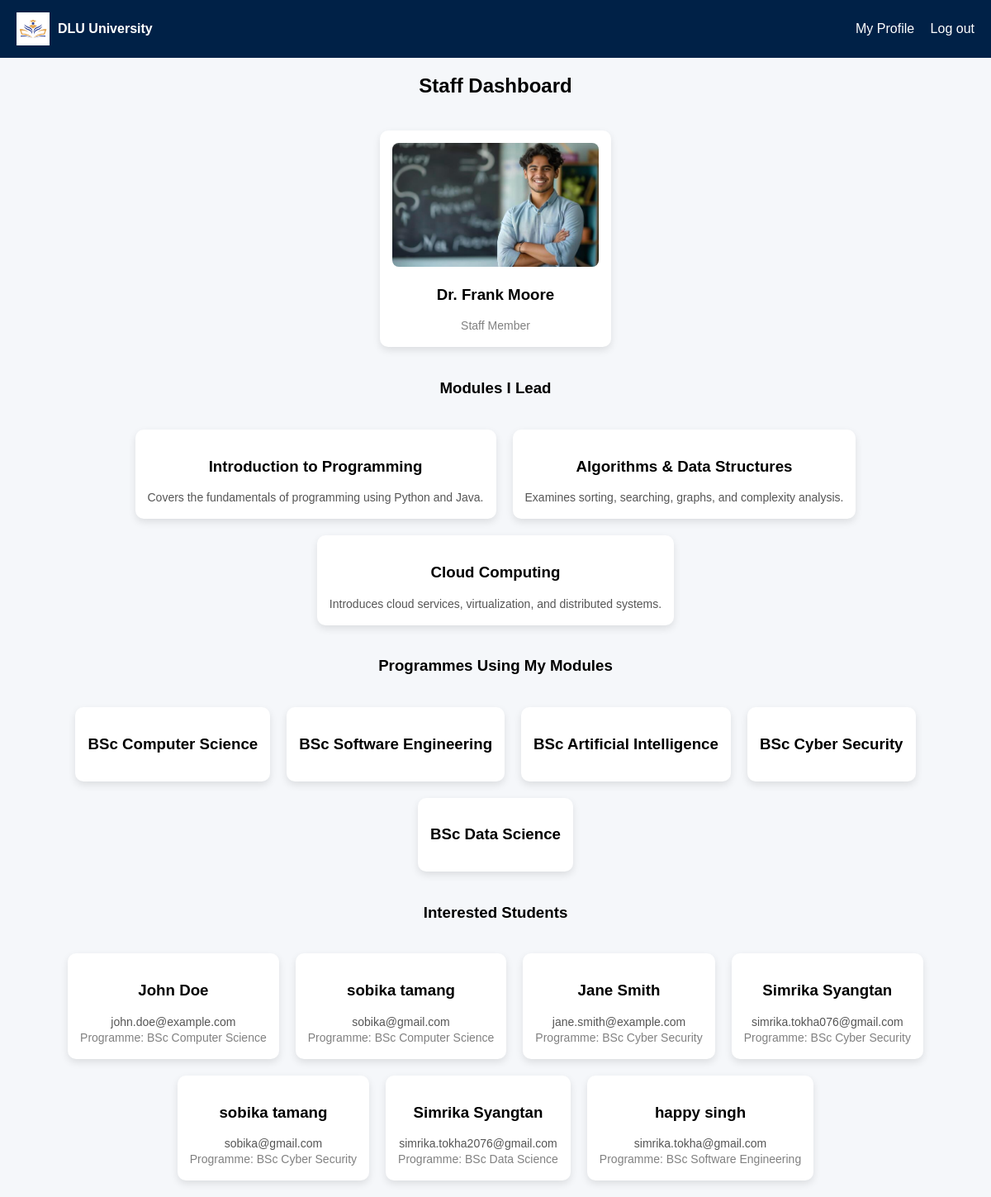
Page /staff/dashboard.php (signed in) on the committed database.
### tables this page shows
CREATE TABLE `staff` (
  `StaffID` int(11) NOT NULL,
  `Name` text NOT NULL,
  `Email` varchar(100) DEFAULT NULL,
  `Password` varchar(255) DEFAULT NULL,
  `Image` varchar(255) DEFAULT NULL
);

CREATE TABLE `modules` (
  `ModuleID` int(11) NOT NULL,
  `ModuleName` text NOT NULL,
  `ModuleLeaderID` int(11) DEFAULT NULL,
  `Description` text DEFAULT NULL,
  `Image` text DEFAULT NULL
);

### staff/dashboard.php (the view, shortened to what this page needs)
<?php
include '../config.php';
$staffID = $_SESSION['staff_id'];
$stmt0 = $conn->prepare("SELECT Name, Image FROM staff WHERE StaffID=?");
$stmt0->bind_param("i", $staffID);
$stmt0->execute();
$staffData = $stmt0->get_result()->fetch_assoc();
$stmt1 = $conn->prepare("
SELECT ModuleName, Description
FROM modules
WHERE ModuleLeaderID = ?
");
$stmt1->bind_param("i", $staffID);
$stmt1->execute();
$modules = $stmt1->get_result();
$stmt2 = $conn->prepare("
SELECT DISTINCT p.ProgrammeName
FROM programmes p
JOIN programmemodules pm ON p.ProgrammeID = pm.ProgrammeID
JOIN modules m ON pm.ModuleID = m.ModuleID
WHERE m.ModuleLeaderID = ?
");
$stmt2->bind_param("i", $staffID);
$stmt2->execute();
$programmes = $stmt2->get_result();
$stmt3 = $conn->prepare("
SELECT DISTINCT i.StudentName, i.Email, p.ProgrammeName
FROM interestedstudents i
JOIN programmes p ON i.ProgrammeID = p.ProgrammeID
JOIN programmemodules pm ON p.ProgrammeID = pm.ProgrammeID
JOIN modules m ON pm.ModuleID = m.ModuleID
WHERE m.ModuleLeaderID = ?
ORDER BY p.ProgrammeName, i.StudentName
");
$stmt3->bind_param("i", $staffID);
$stmt3->execute();
$students = $stmt3->get_result();
?>
<!DOCTYPE html>
<html>
<head>
<link rel="stylesheet" href="../style.css">
</head>
<body>
<div class="navbar">
    <div class="logo">
        <img src="../logo.jpg">
        <b>DLU University</b>
    </div>
    <div>
    <a href="edit_profile.php">My Profile</a>
    <a href="../logout.php">Log out</a>
</div>
</div>
<h2 style="text-align:center; margin-top:20px;">Staff Dashboard</h2>
<div class="container">
    <div class="card" style="max-width:250px; text-align:center;">
        <img src="<?php echo !empty($staffData['Image']) ? '../'.$staffData['Image'] : '../staff/default.jpg'; ?>" style="width:100%; height:150px; object-fit:cover;">
        <h3><?php echo htmlspecialchars($staffData['Name']); ?></h3>
        <p style="color:gray;">Staff Member</p>
    </div>
</div>
<h3 style="text-align:center;">Modules I Lead</h3>
<div class="container">
<?php
while($row = $modules->fetch_assoc()){
    echo "<div class='card'>";
    echo "<h3>".htmlspecialchars($row['ModuleName'])."</h3>";
    echo "<p>".htmlspecialchars($row['Description'])."</p>";
    echo "</div>";
}
?>
</div>
<h3 style="text-align:center;">Programmes Using My Modules</h3>
<div class="container">
<?php
while($row = $programmes->fetch_assoc()){
    echo "<div class='card'>";
    echo "<h3>".htmlspecialchars($row['ProgrammeName'])."</h3>";
    echo "</div>";
}
?>
</div>
<h3 style="text-align:center;">Interested Students</h3>
<div class="container">
<?php
while($row = $students->fetch_assoc()){
    echo "<div class='card'>";
    echo "<h3>".htmlspecialchars($row['StudentName'])."</h3>";
    echo "<p>".htmlspecialchars($row['Email'])."</p>";
    echo "<p style='color:gray;'>Programme: ".htmlspecialchars($row['ProgrammeName'])."</p>";
    echo "</div>";
}
?>
</div>
</body>
</html>

### style.css (style rules this page uses)
body { margin: 0; font-family: Arial, sans-serif; background-color: #f5f7fa; }
.navbar { display: flex; justify-content: space-between; align-items: center; background: #002147; color: white; padding: 15px 20px; }
.navbar a { color: white; margin-left: 15px; text-decoration: none; }
.logo { display: flex; align-items: center; gap: 10px; }
.logo img { width: 40px; }
.container { display: grid; grid-template-columns: repeat(4, 1fr); gap: 20px; padding: 20px; max-width: 1200px; margin: auto; }
.card { background: white; border-radius: 10px; padding: 15px; text-align: center; box-shadow: 0 4px 10px rgba(0,0,0,0.1); transition: transform 0.2s ease; }
.card img { width: 100%; height: 200px; object-fit: cover; border-radius: 8px; }
.card p { font-size: 14px; color: #555; margin: 3px 0; }

### staff/dashboard.php (style rules this page uses)
.container { display: flex; justify-content: center; flex-wrap: wrap; gap: 20px; }

### rows in the picture
staff: Image (picture), Name "Dr. Frank Moore"
modules: ModuleName "Introduction to Programming", Description "Covers the fundamentals of programming using Python and Java."
modules: ModuleName "Algorithms & Data Structures", Description "Examines sorting, searching, graphs, and complexity analysis."
modules: ModuleName "Cloud Computing", Description "Introduces cloud services, virtualization, and distributed systems."

### other values in the picture
$row['ProgrammeName'] "BSc Computer Science"
$row['ProgrammeName'] "BSc Software Engineering"
$row['ProgrammeName'] "BSc Artificial Intelligence"
$row['ProgrammeName'] "BSc Cyber Security"
$row['ProgrammeName'] "BSc Data Science"
$row['StudentName'] "John Doe"
$row['Email'] "john.doe@example.com"
$row['StudentName'] "sobika tamang"
$row['Email'] "sobika@gmail.com"
$row['StudentName'] "Jane Smith"
$row['Email'] "jane.smith@example.com"
$row['StudentName'] "Simrika Syangtan"
$row['Email'] "simrika.tokha076@gmail.com"
$row['Email'] "simrika.tokha2076@gmail.com"
$row['StudentName'] "happy singh"
